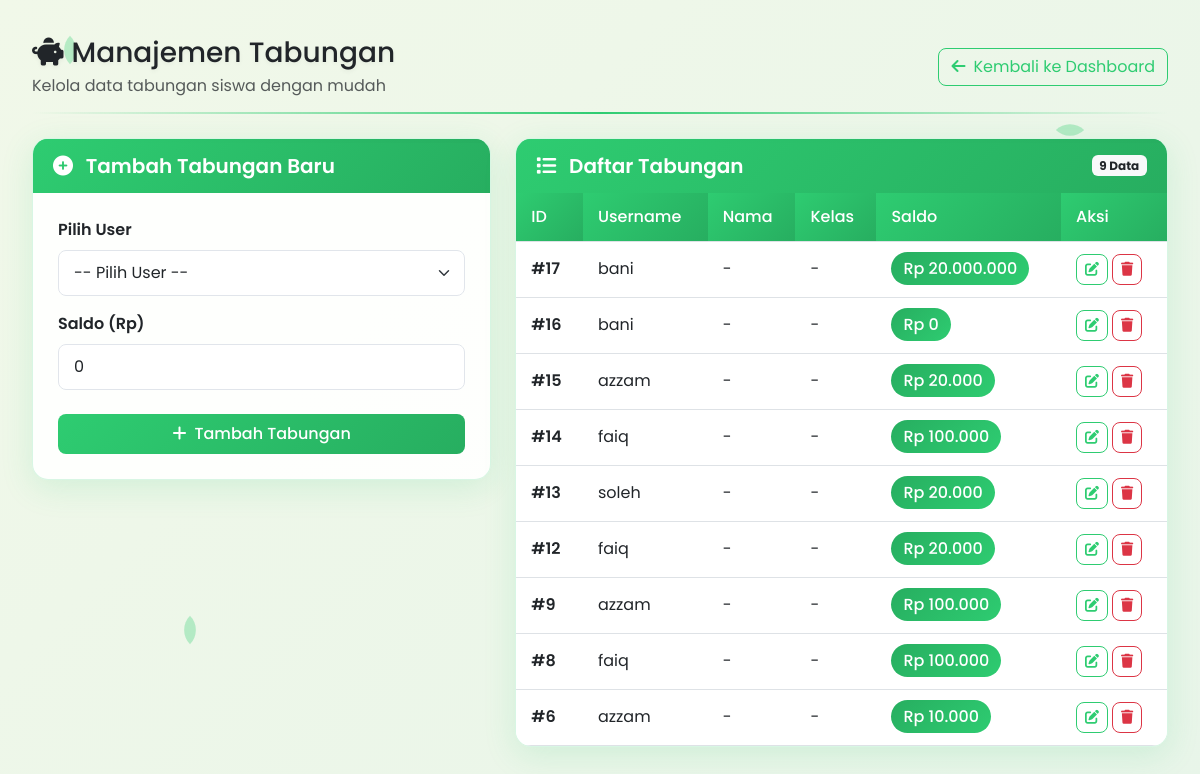
The page /admin/tabungan.php (signed in) on the database its author committed.
### tables this page shows
CREATE TABLE `tabungan` (
  `id` int(11) NOT NULL,
  `user_id` int(11) NOT NULL,
  `nama` varchar(100) DEFAULT NULL,
  `kelas` varchar(50) DEFAULT NULL,
  `saldo` decimal(15,2) DEFAULT 0.00,
  `created_at` timestamp NOT NULL DEFAULT current_timestamp(),
  `updated_at` timestamp NOT NULL DEFAULT current_timestamp() ON UPDATE current_timestamp()
);

CREATE TABLE `users` (
  `id` int(11) NOT NULL,
  `username` varchar(50) NOT NULL,
  `nama` varchar(100) DEFAULT NULL,
  `kelas` varchar(50) DEFAULT NULL,
  `email` varchar(100) NOT NULL,
  `password` varchar(255) NOT NULL,
  `role` enum('admin','user') NOT NULL DEFAULT 'user',
  `created_at` timestamp NOT NULL DEFAULT current_timestamp()
);

### admin/tabungan.php (the view, shortened to what this page needs)
<?php
require_once __DIR__ . '/../includes/db.php';
try {
    $data = $pdo->query("
        SELECT t.id, t.saldo, u.username, u.nama, u.kelas
        FROM tabungan t
        LEFT JOIN users u ON t.user_id = u.id
        ORDER BY t.id DESC
    ")->fetchAll(PDO::FETCH_ASSOC);
} catch (Exception $e) {
    $msg = "Error mengambil data tabungan: " . $e->getMessage();
    $msg_type = 'error';
    $data = [];
}
$editData = null;
?>
<!DOCTYPE html>
<html lang="id">
<head>
    <link href="https://cdn.jsdelivr.net/npm/bootstrap@5.3.0/dist/css/bootstrap.min.css" rel="stylesheet">
    <link rel="stylesheet" href="https://cdnjs.cloudflare.com/ajax/libs/font-awesome/6.4.0/css/all.min.css">
    <link rel="stylesheet" href="https://cdnjs.cloudflare.com/ajax/libs/animate.css/4.1.1/animate.min.css">
</head>
<body>
    <div class="leaf" style="top: 5%; left: 5%; transform: rotate(45deg);"></div>
    <div class="leaf" style="top: 15%; right: 10%; transform: rotate(135deg);"></div>
    <div class="leaf" style="bottom: 20%; left: 15%; transform: rotate(225deg);"></div>
    <div class="container animate__animated animate__fadeIn">
        <div class="d-flex justify-content-between align-items-center mb-4 py-3 header-leaf">
            <div>
                <h1 class="h3 mb-1"><i class="fas fa-piggy-bank me-2"></i>Manajemen Tabungan</h1>
                <p class="text-muted mb-0">Kelola data tabungan siswa dengan mudah</p>
            </div>
            <a href="dashboard.php" class="btn btn-outline-primary">
                <i class="fas fa-arrow-left me-2"></i>Kembali ke Dashboard
            </a>
        </div>
        <div class="row staggered-animation">
            <div class="col-lg-5 mb-4">
                <div class="nature-card">
                    <div class="card-header">
                        <h5 class="card-title mb-0">
                            <i class="fas fa-<?= $editData ? 'edit' : 'plus-circle' ?> me-2"></i>
                            <?= $editData ? 'Edit Tabungan' : 'Tambah Tabungan Baru' ?>
                        </h5>
                    </div>
                    <div class="card-body">
                        <form method="POST">
                            <div class="mb-3">
                                <label for="user_id" class="form-label fw-semibold">Pilih User</label>
                                <select class="form-select" name="user_id" id="user_id" required>
                                    <option value="">-- Pilih User --</option>
                                </select>
                            </div>
                            <div class="mb-4">
                                <label for="saldo" class="form-label fw-semibold">Saldo (Rp)</label>
                                <input type="number" class="form-control" name="saldo" id="saldo"
                                       value="<?= $editData['saldo'] ?? 0; ?>" min="0" step="1000" required>
                            </div>
                            <?php if ($editData): ?>
                                <input type="hidden" name="id" value="<?= $editData['id']; ?>">
                                <button type="submit" name="edit" class="btn btn-primary w-100 py-2">
                                    <i class="fas fa-save me-2"></i>Update Tabungan
                                </button>
                                <a href="tabungan.php" class="btn btn-outline-secondary w-100 mt-2 py-2">
                                    <i class="fas fa-times me-2"></i>Batal
                                </a>
                            <?php else: ?>
                                <button type="submit" name="add" class="btn btn-primary w-100 py-2 animate-pulse">
                                    <i class="fas fa-plus me-2"></i>Tambah Tabungan
                                </button>
                            <?php endif; ?>
                        </form>
                    </div>
                </div>
            </div>
            <div class="col-lg-7">
                <div class="nature-card">
                    <div class="card-header d-flex justify-content-between align-items-center">
                        <h5 class="card-title mb-0">
                            <i class="fas fa-list me-2"></i>
                            Daftar Tabungan
                        </h5>
                        <span class="badge bg-light text-dark"><?= count($data) ?> Data</span>
                    </div>
                    <div class="card-body p-0">
                        <?php if (count($data) > 0): ?>
                            <div class="table-responsive">
                                <table class="table table-hover mb-0">
                                    <thead>
                                        <tr>
                                            <th>ID</th>
                                            <th>Username</th>
                                            <th>Nama</th>
                                            <th>Kelas</th>
                                            <th>Saldo</th>
                                            <th>Aksi</th>
                                        </tr>
                                    </thead>
                                    <tbody>
                                        <?php foreach ($data as $row): ?>
                                        <tr class="animate__animated animate__fadeIn">
                                            <td><span class="fw-semibold">#<?= $row['id']; ?></span></td>
                                            <td><?= htmlspecialchars($row['username']); ?></td>
                                            <td><?= htmlspecialchars($row['nama'] ?? '-'); ?></td>
                                            <td><?= htmlspecialchars($row['kelas'] ?? '-'); ?></td>
                                            <td><span class="saldo-badge">Rp <?= number_format($row['saldo'], 0, ',', '.'); ?></span></td>
                                            <td>
                                                <div class="d-flex">
                                                    <a href="?edit=<?= $row['id']; ?>" class="btn btn-sm btn-outline-primary me-1">
                                                        <i class="fas fa-edit"></i>
                                                    </a>
                                                    <a href="?delete=<?= $row['id']; ?>" class="btn btn-sm btn-outline-danger"
                                                       onclick="return confirm('Hapus data tabungan ini?')">
                                                        <i class="fas fa-trash"></i>
                                                    </a>
                                                </div>
                                            </td>
                                        </tr>
                                        <?php endforeach; ?>
                                    </tbody>
                                </table>
                            </div>
                        <?php endif; ?>
                    </div>
                </div>
            </div>
        </div>
    </div>
</body>
</html>

### admin/tabungan.php (style rules this page uses)
:root { --primary-color: #2ecc71; --secondary-color: #27ae60; --accent-color: #1e8449; --light-color: #f8f9fa; --dark-color: #2c3e50; --success-color: #27ae60; --warning-color: #e74c3c; --leaf-light: #d5f4e6; --leaf-dark: #1a6351; }
* { font-family: 'Poppins', sans-serif; }
body { background: linear-gradient(135deg, #f1f8e9 0%, #e8f5e9 100%); min-height: 100vh; padding: 20px; }
.container { max-width: 1400px; }
.nature-card { background: rgba(255, 255, 255, 0.9); border-radius: 16px; box-shadow: 0 8px 32px rgba(46, 204, 113, 0.15); border: 1px solid rgba(46, 204, 113, 0.18); overflow: hidden; margin-bottom: 25px; transition: transform 0.3s ease, box-shadow 0.3s ease; position: relative; }
.nature-card::before { content: ''; position: absolute; top: 0; left: 0; right: 0; height: 4px; background: linear-gradient(90deg, var(--primary-color), var(--secondary-color)); }
.card-header { background: linear-gradient(135deg, var(--primary-color), var(--secondary-color)); color: white; padding: 15px 20px; border-bottom: none; }
.card-title { font-weight: 600; margin: 0; }
.card-body { padding: 25px; }
.btn-primary { background: linear-gradient(135deg, var(--primary-color), var(--secondary-color)); border: none; border-radius: 8px; padding: 10px 20px; font-weight: 500; transition: all 0.3s ease; }
.btn-outline-primary { color: var(--primary-color); border-color: var(--primary-color); border-radius: 8px; transition: all 0.3s ease; }
.btn-outline-danger { border-radius: 8px; transition: all 0.3s ease; }
.table th { background: linear-gradient(135deg, var(--primary-color), var(--secondary-color)); color: white; font-weight: 500; padding: 12px 15px; }
.table td { padding: 12px 15px; vertical-align: middle; }
.table-hover tbody tr { transition: all 0.3s ease; }
.form-control, .form-select { border-radius: 8px; padding: 10px 15px; border: 1px solid #e1e5eb; transition: all 0.3s ease; }
h1 { color: var(--dark-color); font-weight: 700; text-shadow: 0 2px 4px rgba(0, 0, 0, 0.05); }
.saldo-badge { background: linear-gradient(135deg, var(--success-color), var(--primary-color)); color: white; padding: 5px 12px; border-radius: 20px; font-weight: 500; }
.header-leaf { position: relative; padding: 15px 0; }
.header-leaf::after { content: ''; position: absolute; bottom: 0; left: 0; right: 0; height: 2px; background: linear-gradient(90deg, transparent, var(--primary-color), transparent); }
.animate-pulse { animation: pulse 2s infinite; }
.staggered-animation > * { opacity: 0; transform: translateY(20px); animation: fadeIn 0.6s ease forwards; }
.staggered-animation > *:nth-child(1) { animation-delay: 0.1s; }
.staggered-animation > *:nth-child(2) { animation-delay: 0.2s; }
.leaf { position: absolute; width: 20px; height: 20px; background-color: var(--primary-color); opacity: 0.3; border-radius: 0 100% 0 100%; z-index: -1; }

### rows shown on the page
tabungan: id "17", user.username "bani", user.nama "-", user.kelas "-", saldo "20.000.000"
tabungan: id "16", user.username "bani", user.nama "-", user.kelas "-", saldo "0"
tabungan: id "15", user.username "azzam", user.nama "-", user.kelas "-", saldo "20.000"
tabungan: id "14", user.username "faiq", user.nama "-", user.kelas "-", saldo "100.000"
tabungan: id "13", user.username "soleh", user.nama "-", user.kelas "-", saldo "20.000"
tabungan: id "12", user.username "faiq", user.nama "-", user.kelas "-", saldo "20.000"
tabungan: id "9", user.username "azzam", user.nama "-", user.kelas "-", saldo "100.000"
tabungan: id "8", user.username "faiq", user.nama "-", user.kelas "-", saldo "100.000"
tabungan: id "6", user.username "azzam", user.nama "-", user.kelas "-", saldo "10.000"

### other values the page prints
count($data) "9"
